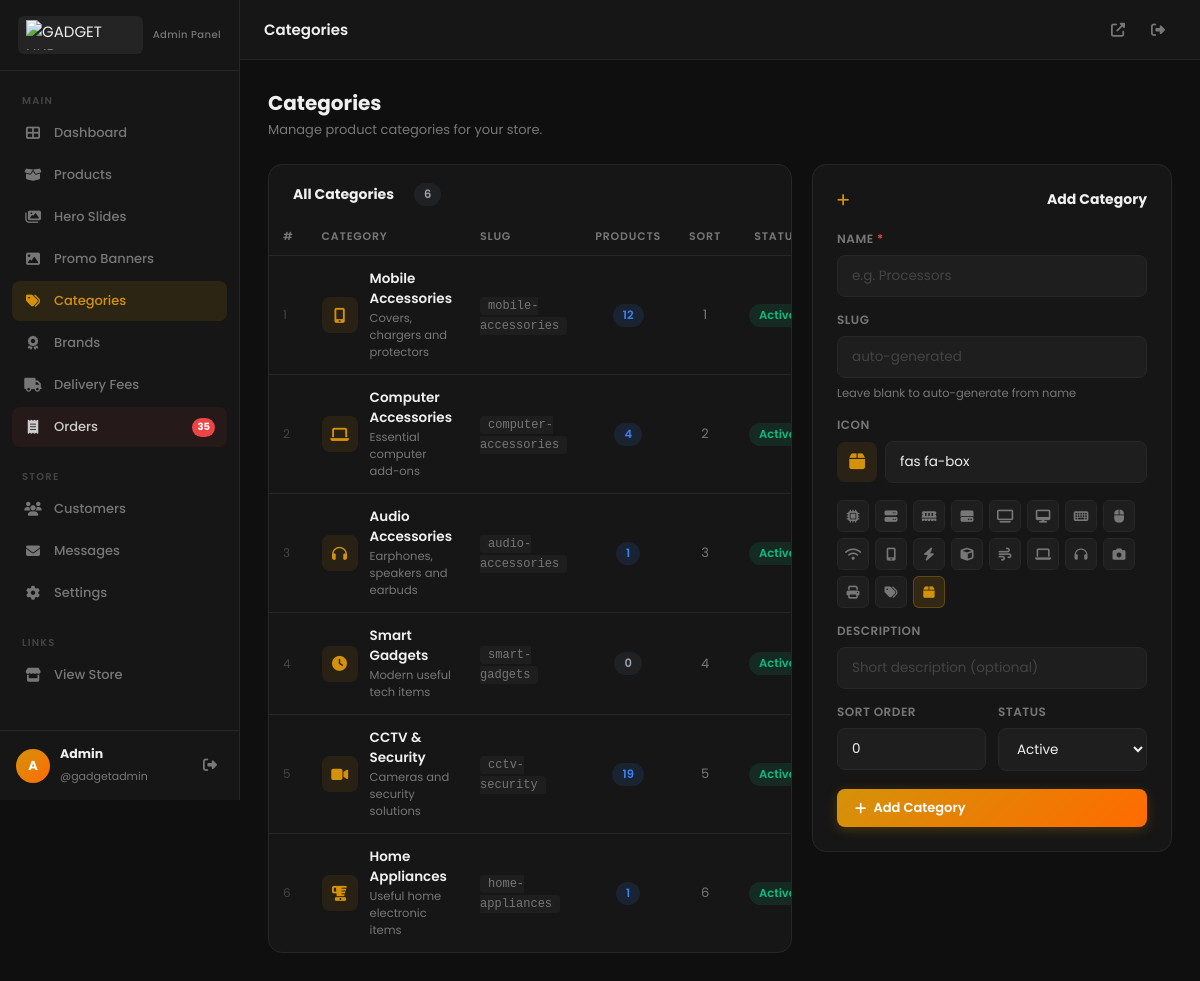
Screenshot of /admin/categories.php (signed in) with the database file from the repository.
### tables this page shows
CREATE TABLE `categories` (
  `id` int(10) UNSIGNED NOT NULL,
  `name` varchar(100) NOT NULL,
  `slug` varchar(100) NOT NULL,
  `icon` varchar(100) NOT NULL DEFAULT 'fas fa-box',
  `description` varchar(255) DEFAULT NULL,
  `parent_id` int(10) UNSIGNED DEFAULT NULL,
  `sort_order` int(11) NOT NULL DEFAULT 0,
  `is_active` tinyint(1) NOT NULL DEFAULT 1,
  `created_at` timestamp NOT NULL DEFAULT current_timestamp()
);

### admin/categories.php (the view, shortened to what this page needs)
<?php
$_isAjax = $_SERVER['REQUEST_METHOD'] === 'POST' && ($_SERVER['HTTP_X_REQUESTED_WITH'] ?? '') === 'XMLHttpRequest';
if ($_isAjax) {
    require_once dirname(__DIR__) . '/includes/functions.php';
    require_once dirname(__DIR__) . '/includes/auth.php';
    if (!isAdminLoggedIn()) { http_response_code(401); echo json_encode(['success'=>false,'message'=>'Session expired.']); exit; }
} else {
    require_once __DIR__ . '/includes/layout.php';
}
$db = getDB();
$categories = $db->query('
    SELECT c.*, COUNT(DISTINCT p.id) AS product_count
    FROM categories c
    LEFT JOIN product_categories pc ON pc.category_id = c.id
    LEFT JOIN products p ON p.id = pc.product_id AND p.is_active = 1
    GROUP BY c.id
    ORDER BY c.sort_order ASC, c.name ASC
')->fetchAll();
$editing = [];
$iconSuggestions = [
    'fas fa-microchip'   => 'Processors',
    'fas fa-server'      => 'Motherboards',
    'fas fa-memory'      => 'RAM',
    'fas fa-hdd'         => 'Storage',
    'fas fa-tv'          => 'GPU / Monitors',
    'fas fa-desktop'     => 'Desktop / Monitor',
    'fas fa-keyboard'    => 'Keyboards',
    'fas fa-mouse'       => 'Mouse',
    'fas fa-wifi'        => 'Networking',
    'fas fa-mobile-alt'  => 'Mobile',
    'fas fa-bolt'        => 'Power Supply',
    'fas fa-cube'        => 'PC Cases',
    'fas fa-wind'        => 'Cooling',
    'fas fa-laptop'      => 'Laptops',
    'fas fa-headphones'  => 'Audio',
    'fas fa-camera'      => 'Cameras',
    'fas fa-print'       => 'Printers',
    'fas fa-tags'        => 'General',
    'fas fa-box'         => 'Other',
];
?>
<div class="page-header">
  <div>
    <h1>Categories</h1>
    <p>Manage product categories for your store.</p>
  </div>
</div>
<div style="display:grid;grid-template-columns:1fr 360px;gap:20px;align-items:start">
  <div class="card" style="padding:0;overflow:hidden">
    <div style="padding:18px 24px 0;display:flex;align-items:center;justify-content:space-between">
      <div class="card-title" style="margin:0">All Categories <span class="badge badge-gray" style="margin-left:8px" id="catCountBadge"><?= count($categories) ?></span></div>
    </div>
    <div style="padding:12px 0 0">
    <?php if ($categories): ?>
      <div class="table-wrap">
        <table class="admin-table">
          <thead>
            <tr>
              <th style="width:40px">#</th>
              <th>Category</th>
              <th>Slug</th>
              <th style="text-align:center">Products</th>
              <th style="text-align:center">Sort</th>
              <th style="text-align:center">Status</th>
            </tr>
          </thead>
          <tbody>
          <?php foreach ($categories as $i => $cat): ?>
            <tr>
              <td style="color:var(--text-dim);font-size:12px"><?= $i + 1 ?></td>
              <td>
                <div style="display:flex;align-items:center;gap:12px">
                  <div style="width:36px;height:36px;border-radius:8px;background:rgba(212,146,10,.1);display:flex;align-items:center;justify-content:center;color:var(--primary);font-size:15px;flex-shrink:0">
                    <i class="<?= htmlspecialchars($cat['icon']) ?>"></i>
                  </div>
                  <div>
                    <div style="font-weight:600;color:var(--text);font-size:13.5px"><?= htmlspecialchars($cat['name']) ?></div>
                    <?php if ($cat['description']): ?>
                      <div style="font-size:11.5px;color:var(--text-muted);margin-top:1px"><?= htmlspecialchars($cat['description']) ?></div>
                    <?php endif ?>
                  </div>
                </div>
              </td>
              <td><code style="font-size:12px;color:var(--text-muted);background:var(--bg-3);padding:2px 8px;border-radius:4px"><?= htmlspecialchars($cat['slug']) ?></code></td>
              <td style="text-align:center">
                <a href="products.php?category=<?= $cat['id'] ?>" class="badge <?= $cat['product_count'] > 0 ? 'badge-blue' : 'badge-gray' ?>">
                  <?= $cat['product_count'] ?>
                </a>
              </td>
              <td style="text-align:center;color:var(--text-muted);font-size:13px"><?= $cat['sort_order'] ?></td>
              <td style="text-align:center">
                <button type="button"
                  class="badge <?= $cat['is_active'] ? 'badge-green' : 'badge-red' ?> js-toggle-cat"
                  style="border:none;cursor:pointer;padding:3px 10px"
                  data-id="<?= $cat['id'] ?>"
                  data-active="<?= $cat['is_active'] ?>">
                  <?= $cat['is_active'] ? 'Active' : 'Inactive' ?>
                </button>
              </td>
            </tr>
          <?php endforeach ?>
          </tbody>
        </table>
      </div>
    <?php endif ?>
    </div>
  </div>
  <div class="card" style="position:sticky;top:80px">
    <div class="card-title">
      <?= $editing ? '<i class="fas fa-pen" style="color:var(--primary)"></i> Edit Category' : '<i class="fas fa-plus" style="color:var(--primary)"></i> Add Category' ?>
    </div>
    <form method="POST" id="catForm">
      <div class="form-grid" style="gap:14px">
        <div class="form-group">
          <label class="form-label">Name <span style="color:var(--red)">*</span></label>
          <input type="text" name="name" class="form-input" placeholder="e.g. Processors" required
            value="<?= htmlspecialchars($editing['name'] ?? '') ?>" id="catName">
        </div>
        <div class="form-group">
          <label class="form-label">Slug</label>
          <input type="text" name="slug" class="form-input" placeholder="auto-generated"
            value="<?= htmlspecialchars($editing['slug'] ?? '') ?>" id="catSlug">
          <span class="form-hint">Leave blank to auto-generate from name</span>
        </div>
        <div class="form-group">
          <label class="form-label">Icon</label>
          <div style="display:flex;gap:8px;align-items:center">
            <div id="iconPreview" style="width:40px;height:40px;border-radius:8px;background:rgba(212,146,10,.1);display:flex;align-items:center;justify-content:center;color:var(--primary);font-size:18px;flex-shrink:0">
              <i class="<?= htmlspecialchars($editing['icon'] ?? 'fas fa-box') ?>" id="iconPreviewI"></i>
            </div>
            <input type="text" name="icon" class="form-input" id="iconInput"
              placeholder="fas fa-box"
              value="<?= htmlspecialchars($editing['icon'] ?? 'fas fa-box') ?>">
          </div>
          <div style="display:flex;flex-wrap:wrap;gap:6px;margin-top:10px">
            <?php foreach ($iconSuggestions as $cls => $label): ?>
              <button type="button" class="icon-pick" data-icon="<?= $cls ?>" title="<?= $label ?>"
                style="width:32px;height:32px;border-radius:6px;background:var(--bg-3);border:1px solid var(--border);color:var(--text-muted);cursor:pointer;display:flex;align-items:center;justify-content:center;font-size:13px;transition:all .2s">
                <i class="<?= $cls ?>"></i>
              </button>
            <?php endforeach ?>
          </div>
        </div>
        <div class="form-group">
          <label class="form-label">Description</label>
          <input type="text" name="description" class="form-input" placeholder="Short description (optional)"
            value="<?= htmlspecialchars($editing['description'] ?? '') ?>">
        </div>
        <div style="display:grid;grid-template-columns:1fr 1fr;gap:12px">
          <div class="form-group">
            <label class="form-label">Sort Order</label>
            <input type="number" name="sort_order" class="form-input" min="0" value="<?= $editing['sort_order'] ?? '0' ?>">
          </div>
          <div class="form-group">
            <label class="form-label">Status</label>
            <select name="is_active" class="form-select">
              <option value="1" <?= ($editing['is_active'] ?? 1) == 1 ? 'selected' : '' ?>>Active</option>
            </select>
          </div>
        </div>
        <div style="display:flex;gap:10px;margin-top:4px">
          <button type="submit" class="btn btn-gold" style="flex:1">
            <i class="fas <?= $editing ? 'fa-save' : 'fa-plus' ?>"></i>
            <?= $editing ? 'Save Changes' : 'Add Category' ?>
          </button>
        </div>
      </div>
    </form>
  </div>
</div>
<?php require_once __DIR__ . '/includes/layout-end.php'; ?>

### admin/assets/css/admin.css (style rules this page uses)
:root { --gold: linear-gradient(135deg,#d4920a 0%,#ff6b00 100%); --primary: #d4920a; --primary-lt: #f0a820; --bg: #0f0f0f; --bg-2: #161616; --bg-3: #1e1e1e; --bg-4: #252525; --border: #272727; --border-lt: #333; --text: #f0f0f0; --text-2: #ccc; --text-muted: #777; --text-dim: #444; --green: #10b981; --blue: #3b82f6; --purple: #8b5cf6; --red: #ef4444; --yellow: #f59e0b; --cyan: #06b6d4; --sidebar-w: 240px; --topbar-h: 60px; --r: 8px; --r-lg: 14px; --t: all .22s ease; --shadow: 0 4px 24px rgba(0,0,0,.5); }
*,*::before,*::after { margin:0;padding:0;box-sizing:border-box }
html { font-size:15px }
body { font-family:'Poppins',sans-serif;background:var(--bg);color:var(--text);display:flex;min-height:100vh;overflow-x:hidden }
a { text-decoration:none;color:inherit }
button,input,select,textarea { font-family:'Poppins',sans-serif }
.card { background:var(--bg-2);border:1px solid var(--border);border-radius:var(--r-lg);padding:24px }
.card-title { font-size:14px;font-weight:700;color:var(--text);margin-bottom:20px;display:flex;align-items:center;justify-content:space-between;gap:12px }
.admin-table { width:100%;border-collapse:collapse }
.admin-table th { font-size:11px;text-transform:uppercase;letter-spacing:.8px;color:var(--text-muted);font-weight:600;padding:10px 14px;border-bottom:1px solid var(--border);text-align:left;white-space:nowrap }
.admin-table td { padding:13px 14px;border-bottom:1px solid var(--border);font-size:13px;color:var(--text-2);vertical-align:middle }
.admin-table tr:last-child td { border-bottom:none }
.table-wrap { overflow-x:auto }
.badge { display:inline-flex;align-items:center;padding:3px 10px;border-radius:50px;font-size:11.5px;font-weight:600;white-space:nowrap }
.badge-green { background:rgba(16,185,129,.12);color:var(--green) }
.badge-blue { background:rgba(59,130,246,.12); color:var(--blue) }
.badge-gray { background:rgba(107,114,128,.12);color:#9ca3af }
.btn { display:inline-flex;align-items:center;gap:7px;padding:9px 18px;border-radius:var(--r);font-size:13px;font-weight:600;cursor:pointer;border:none;transition:var(--t);white-space:nowrap }
.btn-gold { background:var(--gold);color:#fff;box-shadow:0 3px 12px rgba(212,146,10,.25) }
.form-grid { display:grid;gap:18px }
.form-group { display:flex;flex-direction:column;gap:7px }
.form-label { font-size:12px;font-weight:600;color:var(--text-muted);text-transform:uppercase;letter-spacing:.5px }
.form-input,.form-select,.form-textarea { background:var(--bg-3);border:1px solid var(--border);border-radius:var(--r); color:var(--text);font-family:'Poppins',sans-serif;font-size:13.5px; padding:10px 14px;outline:none;transition:border-color .2s,box-shadow .2s;width:100%; }
.form-input::placeholder,.form-textarea::placeholder { color:var(--text-dim) }
.form-select { cursor:pointer }
.form-hint { font-size:11.5px;color:var(--text-muted) }
.page-header { display:flex;align-items:center;justify-content:space-between;margin-bottom:24px;gap:16px;flex-wrap:wrap }
.page-header h1 { font-size:20px;font-weight:700 }
.page-header p { font-size:13px;color:var(--text-muted);margin-top:2px }

### rows the page displays
categories: name "Mobile Accessories", description "Covers, chargers and protectors", slug "mobile-accessories", product_count "12", sort_order "1", is_active "Active"
categories: name "Computer Accessories", description "Essential computer add-ons", slug "computer-accessories", product_count "4", sort_order "2", is_active "Active"
categories: name "Audio Accessories", description "Earphones, speakers and earbuds", slug "audio-accessories", product_count "1", sort_order "3", is_active "Active"
categories: name "Smart Gadgets", description "Modern useful tech items", slug "smart-gadgets", product_count "0", sort_order "4", is_active "Active"
categories: name "CCTV & Security", description "Cameras and security solutions", slug "cctv-security", product_count "19", sort_order "5", is_active "Active"
categories: name "Home Appliances", description "Useful home electronic items", slug "home-appliances", product_count "1", sort_order "6", is_active "Active"

### other values shown
$pendingOrders "35"
substr($name,0,1) "A"
$name "Admin"
$uname "gadgetadmin"
$title "Categories"
count($categories) "6"
